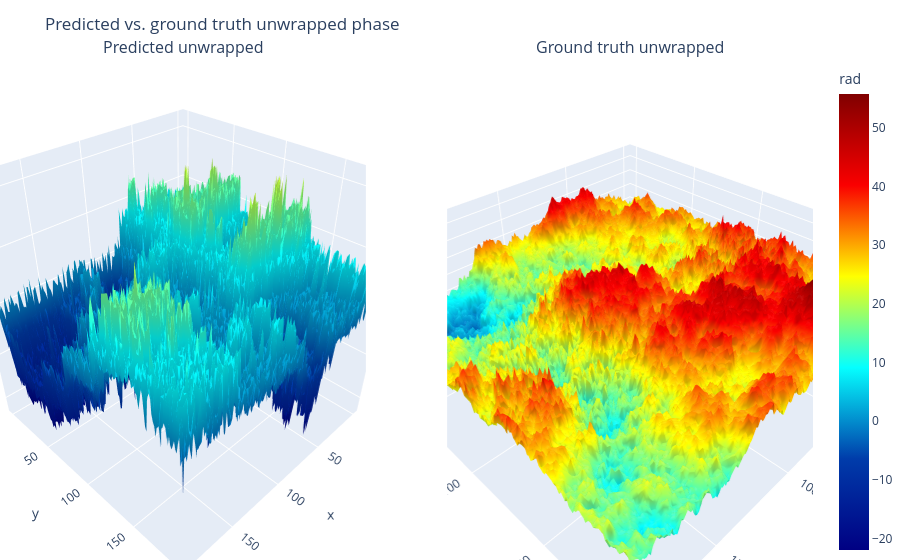

Notebook code for this chart:
### Code cell
fig3d_compare = phase_plots.plot_phase_surface_comparison_3d(result.unwrapped_phase, eval_sample.unwrapped_phase)
fig3d_compare.show()

### Figure 1 — Plotly figure (JSON) as saved in the notebook; plotly's stock layout.template omitted (floating-point values rounded to 4 significant figures; data arrays with more than 128 entries replaced by an {"elided": "..."} marker saying what was removed)
{"data": [{"cmax": 55.8, "cmin": -21.98, "colorscale": [[0, "rgb(0,0,131)"], [0.2, "rgb(0,60,170)"], [0.4, "rgb(5,255,255)"], [0.6, "rgb(255,255,0)"], [0.8, "rgb(250,0,0)"], [1, "rgb(128,0,0)"]], "scene": "scene", "showscale": false, "type": "surface", "z": {"elided": "192x192 float values"}}, {"cmax": 55.8, "cmin": -21.98, "colorbar": {"title": {"text": "rad"}}, "colorscale": [[0, "rgb(0,0,131)"], [0.2, "rgb(0,60,170)"], [0.4, "rgb(5,255,255)"], [0.6, "rgb(255,255,0)"], [0.8, "rgb(250,0,0)"], [1, "rgb(128,0,0)"]], "scene": "scene2", "type": "surface", "z": {"elided": "192x192 float values"}}], "layout": {"annotations": [{"font": {"size": 16}, "showarrow": false, "text": "Predicted unwrapped", "x": 0.225, "xanchor": "center", "xref": "paper", "y": 1, "yanchor": "bottom", "yref": "paper"}, {"font": {"size": 16}, "showarrow": false, "text": "Ground truth unwrapped", "x": 0.775, "xanchor": "center", "xref": "paper", "y": 1, "yanchor": "bottom", "yref": "paper"}], "margin": {"b": 0, "l": 0, "r": 0, "t": 60}, "scene": {"domain": {"x": [0, 0.45], "y": [0, 1]}}, "scene2": {"domain": {"x": [0.55, 1], "y": [0, 1]}}, "title": {"text": "Predicted vs. ground truth unwrapped phase"}}}
